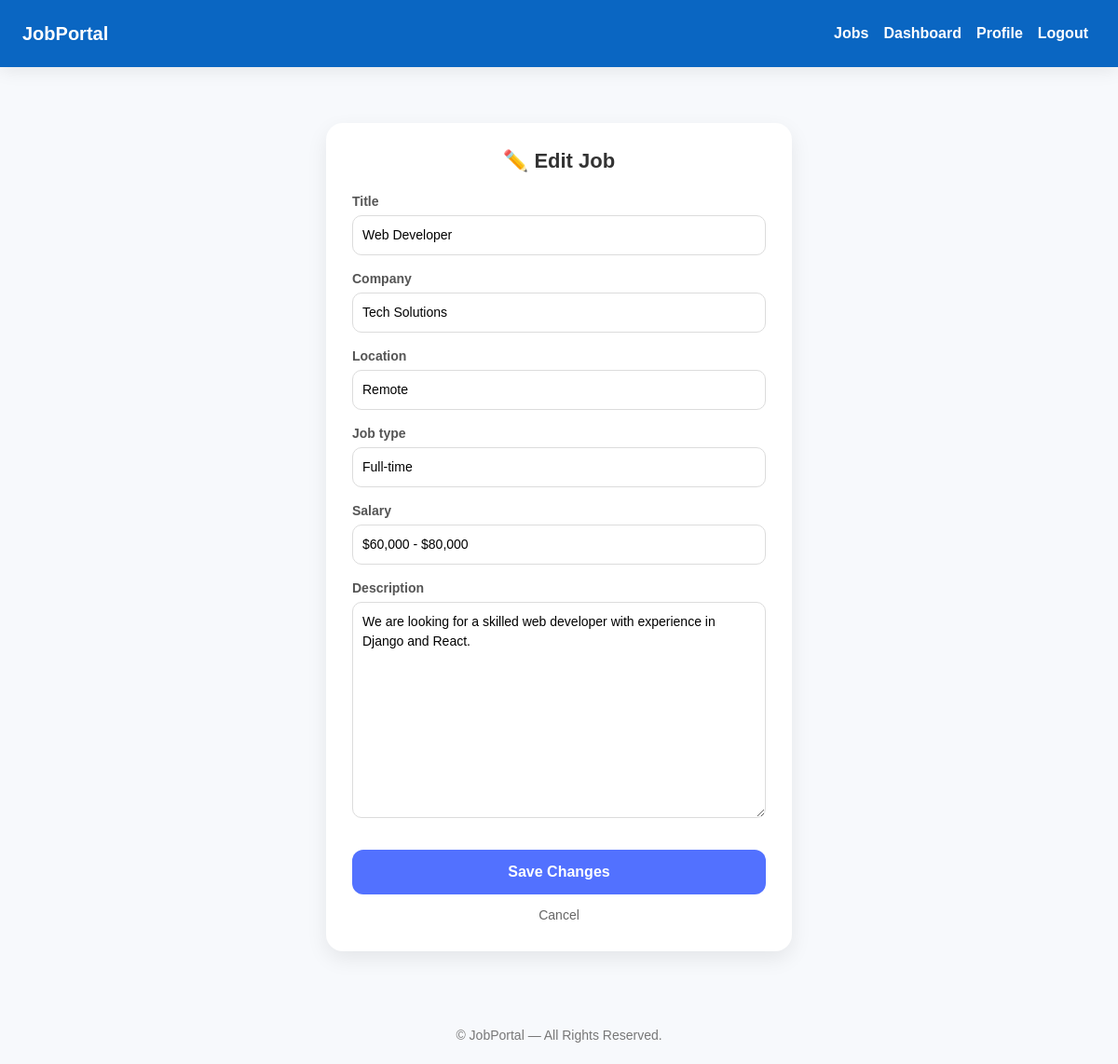
The page /jobs/edit/1/ (signed in) on the database its author committed.
### jobs/models.py (models this page shows, shortened)
class Job(models.Model):
    owner = models.ForeignKey(settings.AUTH_USER_MODEL, on_delete=models.CASCADE)
    title = models.CharField(max_length=255)
    company = models.CharField(max_length=255)
    location = models.CharField(max_length=255)
    job_type = models.CharField(max_length=50)
    salary = models.CharField(max_length=100, blank=True, null=True)
    description = models.TextField()
    created_at = models.DateTimeField(auto_now_add=True)

### jobs/views.py (the view)
# urls.py: path('edit/<int:job_id>/', views.edit_job, name='edit_job'),
@login_required
def edit_job(request, job_id):
    job = get_object_or_404(Job, id=job_id, owner=request.user)
    if request.method == 'POST':
        form = JobForm(request.POST, instance=job)
        if form.is_valid():
            form.save()
            return redirect('my_jobs')
    else:
        form = JobForm(instance=job)
    return render(request, 'jobs/edit_job.html', {'form': form})

### jobs/forms.py
class JobForm(forms.ModelForm):
    class Meta:
        model = Job
        fields = ['title', 'company', 'location', 'job_type', 'salary', 'description']

### jobs/templates/jobs/edit_job.html (shortened to what this page needs)
{% extends "base.html" %}
{% block content %}
<div class="edit-container">
    <h2 class="title">✏️ Edit Job</h2>
    <form method="POST">
        {% for field in form %}
            <div style="margin-bottom:15px;">
                <label>{{ field.label }}</label>
                {{ field }}
            </div>
        {% endfor %}
        <button class="btn-save">Save Changes</button>
        <a href="{% url 'dashboard' %}" class="cancel">Cancel</a>
    </form>
</div>
{% endblock %}

### static/css/style.css (style rules this page uses)
body { margin: 0; padding: 0; font-family: 'Inter', sans-serif; background: linear-gradient(135deg, #eef2ff, #e0f2fe, #fef9c3); background-attachment: fixed; }
input, textarea, select { border-radius: 10px !important; border: 2px solid #d1d5db; }

### jobs/templates/jobs/edit_job.html (style rules this page uses)
body { background: #f7f9fc; font-family: "Poppins", sans-serif; }
.edit-container { max-width: 500px; margin: 60px auto; background: #fff; padding: 28px; border-radius: 18px; box-shadow: 0px 8px 22px rgba(0,0,0,0.08); animation: fadeIn .35s ease; }
.title { text-align: center; font-size: 22px; font-weight: 600; margin-bottom: 20px; color: #333; }
label { font-size: 14px; font-weight: 600; color: #555; margin-bottom: 4px; display: block; }
input, textarea, select { width: 100%; padding: 10px; border: 1.8px solid #dcdcdc; border-radius: 10px; font-size: 14px; transition: border .25s; }
.btn-save { width: 100%; padding: 12px; background: #5271ff; color: white; border: none; border-radius: 12px; cursor: pointer; font-size: 16px; font-weight: 600; margin-top: 12px; transition: .25s; }
.cancel { display: block; text-align: center; margin-top: 12px; font-size: 14px; text-decoration: none; color: #666; transition: .25s; }

### rows shown on the page
Job: form "Web Developer" "Tech Solutions" "Remote" "Full-time" "$60,000 - $80,000" "We are looking for a skilled web developer with experience in Django and React."

### other values the page prints
{{ field.label }} "Title" "Company" "Location" "Job type" "Salary" "Description"
